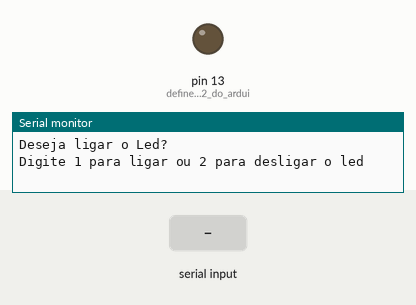
Bench run of a sketch on a simulated Arduino Uno, built with avr-gcc and run on an emulated ATmega328P. Parts: output pins drawn as LEDs (lit = HIGH), the last lines printed to the serial monitor. The test bench sets the inputs (shaded band).

Above: at 1.2 s.
1.3 s: "1\n" received over Serial
At 2.0 s:
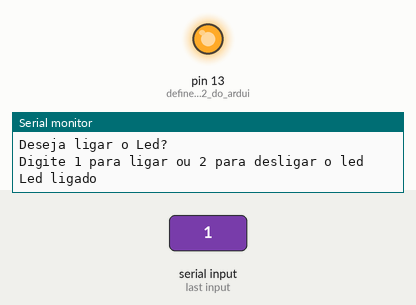
2.8 s: "2\n" received over Serial
At 4.7 s:
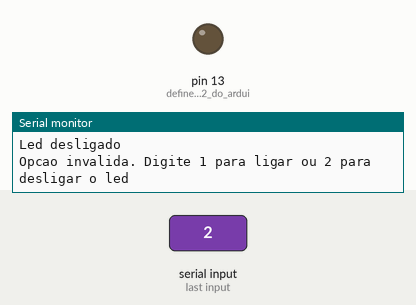
Timing chart, 0 to 6.2 s (numbered marks = the images above; inputs shaded):
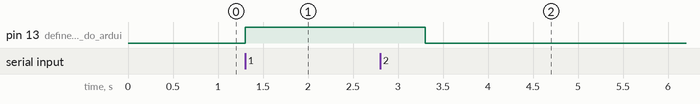

The sketch:

led_monitor_serial.ino
```cpp
void setup ()
{
 Serial.begin(9600); // inicia a comunicacao serial com velocidade de 9600
 pinMode(13,OUTPUT); // define o pino 12 do arduino para o led como saida
 Serial.println("Deseja ligar o Led?"); // escreve mensagem no monitor serial
 Serial.println("Digite 1 para ligar ou 2 para desligar o led"); // escreve mensagem no monitor serial

}


void loop ()
{
  if( Serial.available () > 0 ) // verifica se a serial esta recebendo dados
  {
    int valor = Serial.read() - '0'; // Converte o caractere recebido para um numero inteiro

    if(valor == 1) // verifica se o valor digitado e igual a 1 se sim executa as linhas abaixo do if
    {
      digitalWrite(13,HIGH); // liga o led do pino 13
      Serial.println("Led ligado"); //exibe mensagem no monitor serial

    }
    else if(valor == 2) // verifica se o valor digitado e igual a 2 se sim executa as linhas abaixo do if
    {
      digitalWrite(13,LOW); //desliga o led do pino 13
      Serial.println("Led desligado"); //exibe mensagem no monitor serial
    }
    else
    {
      Serial.println("Opcao invalida. Digite 1 para ligar ou 2 para desligar o led"); //exibe mensagem no monitor serial
    }
      delay(1000); // aguarda 1 segundo

  }

}
```

Measured:
- after the input at 1.3 s, pin 13 (define_o_pino_12_do_ardui): LOW → HIGH at once
- after the input at 2.8 s, pin 13 (define_o_pino_12_do_ardui): HIGH → LOW after 0.50 s
